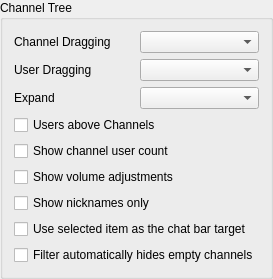
    <widget class="QGroupBox" name="qgbChannel">
     <property name="title">
      <string>Channel Tree</string>
     </property>
     <layout class="QGridLayout" name="gridLayout_2" columnstretch="0,0">
      <item row="8" column="0" colspan="2">
       <widget class="QCheckBox" name="qcbFilterHidesEmptyChannels">
        <property name="text">
         <string>Filter automatically hides empty channels</string>
        </property>
       </widget>
      </item>
      <item row="2" column="1">
       <widget class="MUComboBox" name="qcbExpand">
        <property name="toolTip">
         <string>When to automatically expand channels</string>
        </property>
        <property name="whatsThis">
         <string>This sets which channels to automatically expand. &lt;i&gt;None&lt;/i&gt; and &lt;i&gt;All&lt;/i&gt; will expand no or all channels, while &lt;i&gt;Only with users&lt;/i&gt; will expand and collapse channels as users join and leave them.</string>
        </property>
        <property name="accessibleName">
         <string>Channel expand mode</string>
        </property>
       </widget>
      </item>
      <item row="1" column="1">
       <widget class="MUComboBox" name="qcbUserDrag">
        <property name="toolTip">
         <string>This changes the behavior when moving users.</string>
        </property>
        <property name="whatsThis">
         <string>This sets the behavior of user drags; it can be used to prevent accidental dragging. &lt;i&gt;Move&lt;/i&gt; moves the user without prompting. &lt;i&gt;Do Nothing&lt;/i&gt; does nothing and prints an error message. &lt;i&gt;Ask&lt;/i&gt; uses a message box to confirm if you really wanted to move the user.</string>
        </property>
        <property name="accessibleName">
         <string>User dragging mode</string>
        </property>
       </widget>
      </item>
      <item row="1" column="0">
       <widget class="QLabel" name="qliUserDrag">
        <property name="text">
         <string>User Dragging</string>
        </property>
        <property name="buddy">
         <cstring>qcbUserDrag</cstring>
        </property>
       </widget>
      </item>
      <item row="0" column="0">
       <widget class="QLabel" name="qliChannelDrag">
        <property name="text">
         <string>Channel Dragging</string>
        </property>
        <property name="buddy">
         <cstring>qcbChannelDrag</cstring>
        </property>
       </widget>
      </item>
      <item row="7" column="0" colspan="2">
       <widget class="QCheckBox" name="qcbChatBarUseSelection">
        <property name="text">
         <string>Use selected item as the chat bar target</string>
        </property>
       </widget>
      </item>
      <item row="2" column="0">
       <widget class="QLabel" name="qliExpand">
        <property name="text">
         <string>Expand</string>
        </property>
        <property name="buddy">
         <cstring>qcbExpand</cstring>
        </property>
       </widget>
      </item>
      <item row="4" column="0" colspan="2">
       <widget class="QCheckBox" name="qcbShowUserCount">
        <property name="toolTip">
         <string>Show number of users in each channel</string>
        </property>
        <property name="text">
         <string>Show channel user count</string>
        </property>
       </widget>
      </item>
      <item row="0" column="1">
       <widget class="MUComboBox" name="qcbChannelDrag">
        <property name="toolTip">
         <string>This changes the behavior when moving channels.</string>
        </property>
        <property name="whatsThis">
         <string>This sets the behavior of channel drags; it can be used to prevent accidental dragging. &lt;i&gt;Move&lt;/i&gt; moves the channel without prompting. &lt;i&gt;Do Nothing&lt;/i&gt; does nothing and prints an error message. &lt;i&gt;Ask&lt;/i&gt; uses a message box to confirm if you really wanted to move the channel.</string>
        </property>
        <property name="accessibleName">
         <string>Channel dragging mode</string>
        </property>
       </widget>
      </item>
      <item row="3" column="0" colspan="2">
       <widget class="QCheckBox" name="qcbUsersTop">
        <property name="toolTip">
         <string>List users above subchannels (requires restart).</string>
        </property>
        <property name="whatsThis">
         <string>&lt;b&gt;If set, users will be shown above subchannels in the channel view.&lt;/b&gt;&lt;br /&gt;A restart of Mumble is required to see the change.</string>
        </property>
        <property name="text">
         <string>Users above Channels</string>
        </property>
       </widget>
      </item>
      <item row="5" column="0" colspan="2">
       <widget class="QCheckBox" name="qcbShowVolumeAdjustments">
        <property name="toolTip">
         <string>Show the local volume adjustment for each user (if any).</string>
        </property>
        <property name="text">
         <string>Show volume adjustments</string>
        </property>
       </widget>
      </item>
      <item row="6" column="0" colspan="2">
       <widget class="QCheckBox" name="qcbShowNicknamesOnly">
        <property name="toolTip">
         <string>Hide the username for each user if they have a nickname.</string>
        </property>
        <property name="text">
         <string>Show nicknames only</string>
        </property>
       </widget>
      </item>
     </layout>
    </widget>
